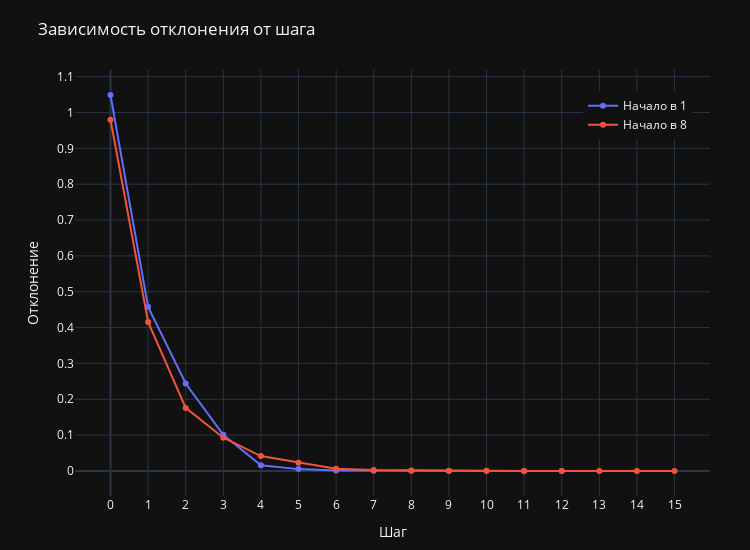

Notebook cell for this chart:
### Code cell
fig = go.Figure(
    data=[
        go.Scatter(x=list(range(0, len(stds1))), y=stds1, name='Начало в 1'),
        go.Scatter(x=list(range(0, len(stds2))), y=stds2, name='Начало в 8')
    ],
    layout=go.Layout(
        template=theme,
        margin=dict(l=75, r=40, t=70, b=15),
        xaxis=dict(tickmode="linear", title="Шаг"),
        yaxis=dict(tickmode="linear", dtick=0.1, title="Отклонение"),
        legend=dict(x=0.8, y=0.95),
        width=750,
        height=550,
        title='Зависимость отклонения от шага'
    )
)
fig.show()

### Figure 1 — Plotly figure (JSON) as saved in the notebook; plotly's stock layout.template omitted (floating-point values rounded to 4 significant figures)
{"data": [{"name": "Начало в 1", "type": "scatter", "x": [0, 1, 2, 3, 4, 5, 6, 7, 8, 9, 10, 11, 12], "y": [1.049, 0.4578, 0.2441, 0.1009, 0.01591, 0.005118, 0.001413, 0.0006372, 0.0004018, 0.0002155, 0.0001049, 3.235e-05, 1.327e-05]}, {"name": "Начало в 8", "type": "scatter", "x": [0, 1, 2, 3, 4, 5, 6, 7, 8, 9, 10, 11, 12, 13, 14, 15], "y": [0.9798, 0.4157, 0.176, 0.0928, 0.04143, 0.02317, 0.006449, 0.002874, 0.001386, 0.0007902, 0.0004568, 0.0001561, 6.039e-05, 2.853e-05, 1.87e-05, 1.078e-05]}], "layout": {"height": 550, "legend": {"x": 0.8, "y": 0.95}, "margin": {"b": 15, "l": 75, "r": 40, "t": 70}, "title": {"text": "Зависимость отклонения от шага"}, "width": 750, "xaxis": {"tickmode": "linear", "title": {"text": "Шаг"}}, "yaxis": {"dtick": 0.1, "tickmode": "linear", "title": {"text": "Отклонение"}}}}
